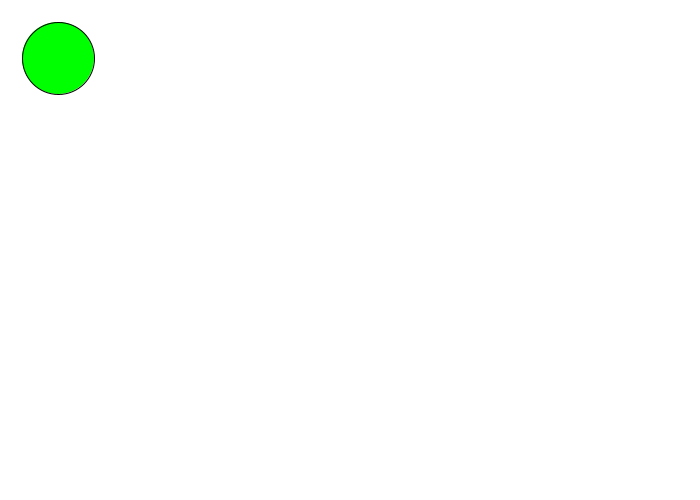
Frame 1 (no input)
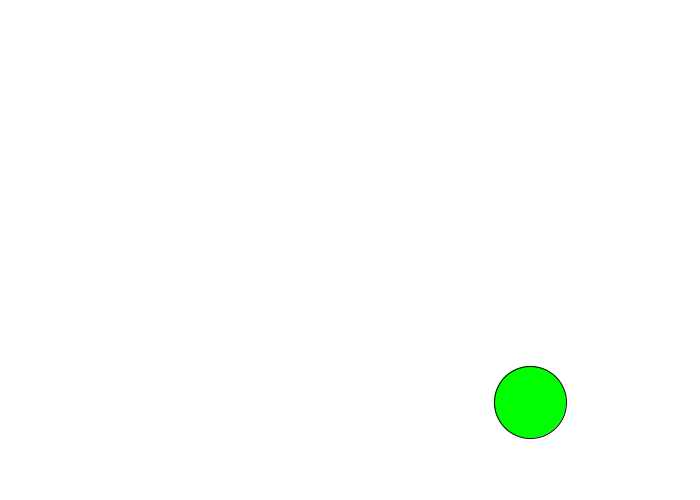
Frame 60 (the mouse pressed at the canvas centre just before this capture)
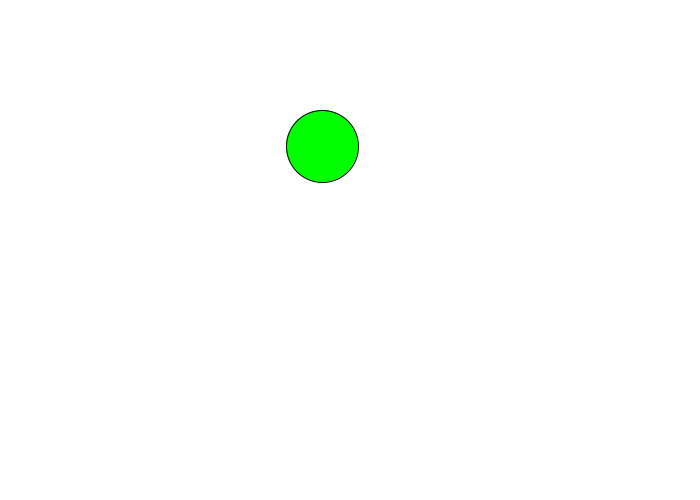
Frame 120 (the mouse held since frame 60 and released just before this capture)

The Processing sketch that drew these frames (run headless with seeded random() and noise(); from frame 60 on, the mouse is pressed at the canvas centre):

// Processing sketch: BouncingBall
// ── BouncingBall.pde
int xspeed = 8;
int yspeed = 8;
int x=width/2, y=height/2;
int d = 72;
int r = d/2;
void setup(){
  size(700, 500);
  
  fill(0, 255, 0);
}
void draw(){
  background(255);
  x += xspeed;
  y += yspeed;
  if((x-r<0)||(x+r>width)) xspeed *= -1;
  if((y-r<0)||(y+r>height)) yspeed *= -1;
  ellipse(x, y, d, d);
}
